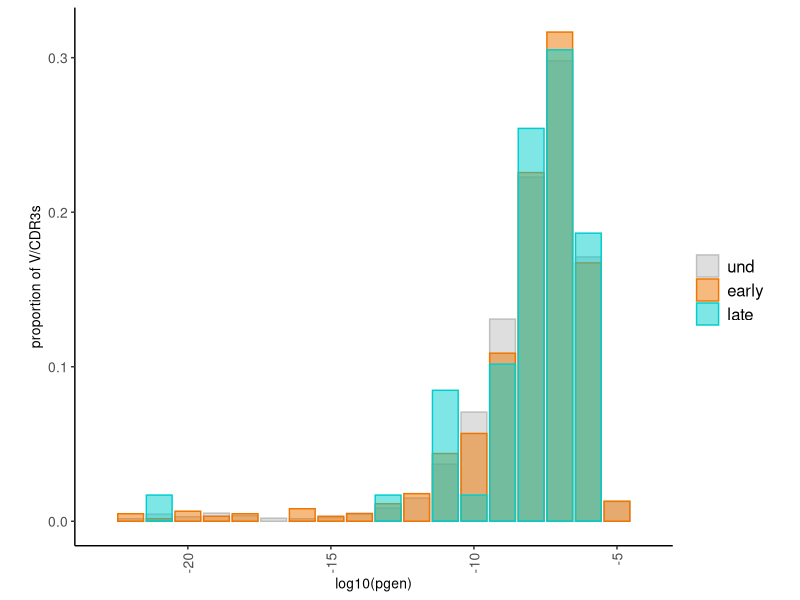
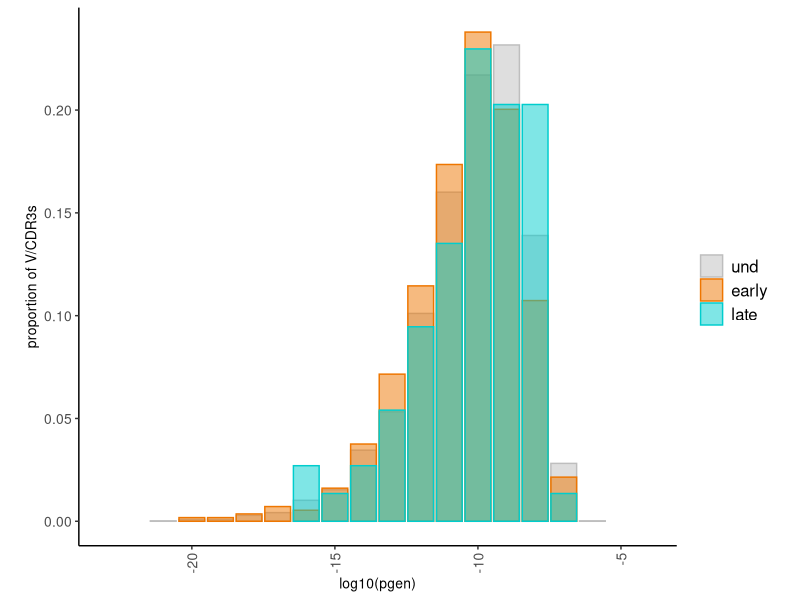
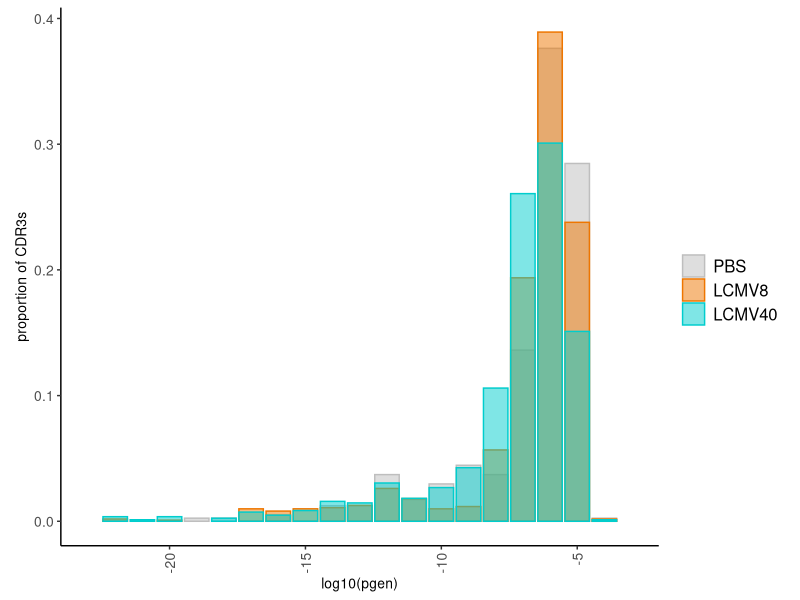
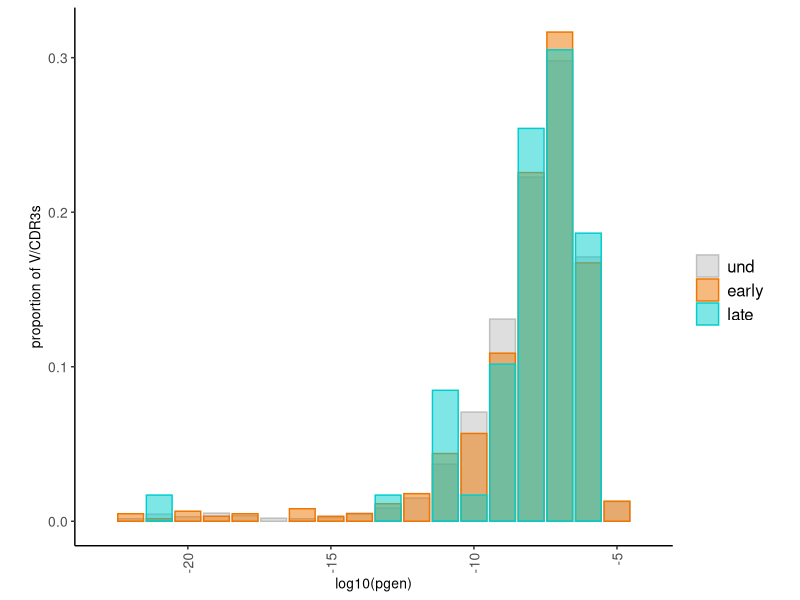
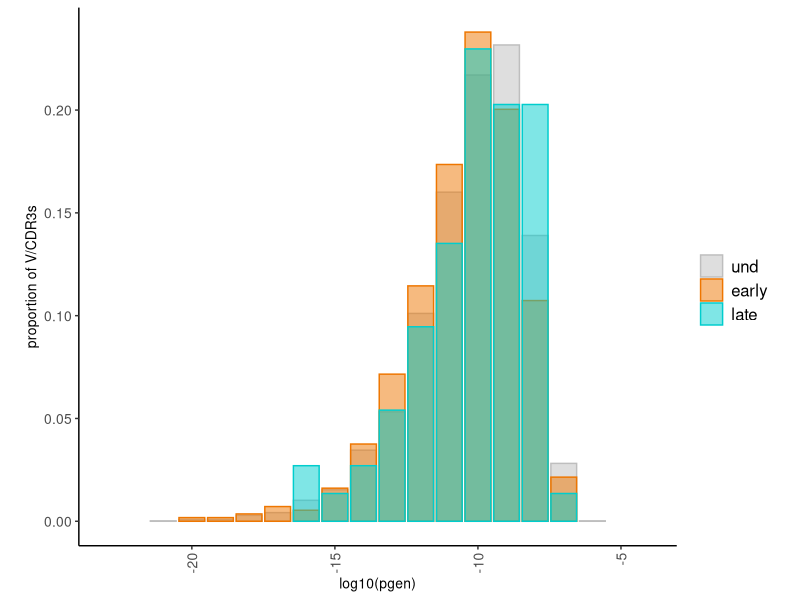
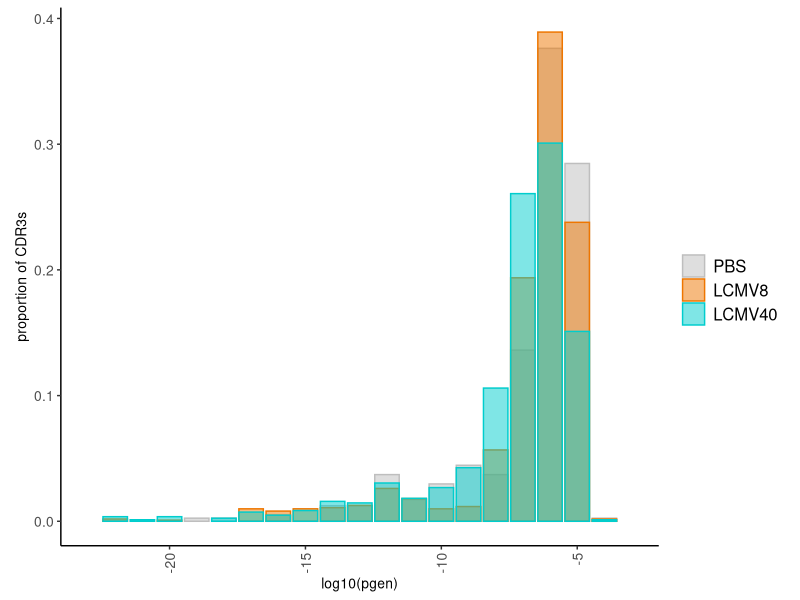

Source code (R) for these figures, in order:
# HCW alpha pgen

library(ggplot2)
library(plyr)

dfa<-read.csv("data/output_data/exp_A_wide5_pgen.csv")
dfa<-dfa[dfa$pgen>0,]
dfa<-dfa[!duplicated(dfa[,c("v_call", "junction_aa")]),]
dfa$pgen<-as.numeric(as.character(dfa$pgen))
dfa$pgen_log10<-round(log10(dfa$pgen))
dfa$pgen_log10<-as.numeric(as.character(dfa$pgen_log10))
dfa$max_timepoint_class<-factor(dfa$max_timepoint_class, 
                                levels=c("und", "early", "late"))

dfa.new<-ddply(dfa,.(max_timepoint_class),summarise,
               prop=prop.table(table(pgen_log10)),
               pgen_log10=names(table(pgen_log10)))
dfa.new$pgen_log10<-as.numeric(as.character(dfa.new$pgen_log10))
dfa.new$max_timepoint_class<-factor(dfa.new$max_timepoint_class, 
                                levels=c("und", "early", "late"))

p<-ggplot(dfa.new,aes(x = pgen_log10, fill=max_timepoint_class, color=max_timepoint_class))+
  geom_bar(aes(y=prop), stat="identity", position="identity", alpha = 0.5) +
  scale_fill_manual(values = c(early = "darkorange2", late = "cyan3", und='grey')) +
  scale_color_manual(values = c(early = "darkorange2", late = "cyan3", und='grey')) +
  xlim(-23,-4) +
  labs(x = "log10(pgen)", y = "proportion of V/CDR3s", fill = "", color = "") +
  theme_classic() + # keep the theme consistent for all our plots
  theme(axis.text=element_text(size=10),
        axis.title=element_text(size=10),
        title=element_text(size=14),
        axis.text.x = element_text(angle = 90, vjust = 0.5, hjust=1),
        legend.text=element_text(size=12)) + theme(aspect.ratio = 0.9)

svg("output_figures/pgen_HCWa.svg")
print(p)
dev.off()

dfb<-read.csv("data/output_data/exp_B_wide5_pgen.csv")
dfb<-dfb[dfb$pgen>0,]
dfb<-dfb[!duplicated(dfb[,c("v_call", "junction_aa")]),]
dfb$pgen<-as.numeric(as.character(dfb$pgen))
dfb$pgen_log10<-round(log10(dfb$pgen))
dfb$pgen_log10<-as.numeric(as.character(dfb$pgen_log10))
dfb$max_timepoint_class<-factor(dfb$max_timepoint_class, 
                                levels=c("und", "early", "late"))

dfb.new<-ddply(dfb,.(max_timepoint_class),summarise,
               prop=prop.table(table(pgen_log10)),
               pgen_log10=names(table(pgen_log10)))
dfb.new$pgen_log10<-as.numeric(as.character(dfb.new$pgen_log10))
dfb.new$max_timepoint_class<-factor(dfb.new$max_timepoint_class, 
                                    levels=c("und", "early", "late"))

p1<-ggplot(dfb.new,aes(x = pgen_log10, fill=max_timepoint_class, color=max_timepoint_class))+
  geom_bar(aes(y=prop), stat="identity", position="identity", alpha = 0.5) +
  scale_fill_manual(values = c(early = "darkorange2", late = "cyan3", und='grey')) +
  scale_color_manual(values = c(early = "darkorange2", late = "cyan3", und='grey')) +
  labs(x = "log10(pgen)", y = "proportion of V/CDR3s", fill = "", color = "") +
  xlim(-23,-4) +
  theme_classic() + # keep the theme consistent for all our plots
  theme(axis.text=element_text(size=10),
        axis.title=element_text(size=10),
        title=element_text(size=14),
        axis.text.x = element_text(angle = 90, vjust = 0.5, hjust=1),
        legend.text=element_text(size=12)) + theme(aspect.ratio = 0.9)
svg("output_figures/pgen_HCWb.svg")
print(p1)
dev.off()

lcmv<-read.csv("data/output_data/LCMV_pgen.csv")
lcmv<-lcmv[lcmv$pgen>0,]
lcmv$pgen<-as.numeric(as.character(lcmv$pgen))
lcmv$pgen_log10<-round(log10(lcmv$pgen))
lcmv$pgen_log10<-as.numeric(as.character(lcmv$pgen_log10))
lcmv$condition<-factor(lcmv$condition, 
                                levels=c("PBS", "LCMV8", "LCMV40"))

lcmv.new<-ddply(lcmv,.(condition),summarise,
               prop=prop.table(table(pgen_log10)),
               pgen_log10=names(table(pgen_log10)))
lcmv.new$pgen_log10<-as.numeric(as.character(lcmv.new$pgen_log10))
lcmv.new$condition<-factor(lcmv.new$condition, 
                                     levels=c("PBS", "LCMV8", "LCMV40"))

p2<-ggplot(lcmv.new,aes(x = pgen_log10, fill=condition, color=condition))+
  geom_bar(aes(y=prop), stat="identity", position="identity", alpha = 0.5) +
  scale_fill_manual(values = c(LCMV8 = "darkorange2", LCMV40 = "cyan3", PBS='grey'))+
  scale_color_manual(values = c(LCMV8 = "darkorange2", LCMV40 = "cyan3", PBS='grey')) +
  xlim(-23,-3) +
  labs(x = "log10(pgen)", y = "proportion of CDR3s", fill = "", color = "") +
  theme_classic() + # keep the theme consistent for all our plots
  theme(axis.text=element_text(size=10),
        axis.title=element_text(size=10),
        title=element_text(size=14),
        axis.text.x = element_text(angle = 90, vjust = 0.5, hjust=1),
        legend.text=element_text(size=12)) + theme(aspect.ratio = 0.9)
svg("output_figures/pgen_LCMV.svg")
print(p2)
dev.off()

print(p)
print(p1)
print(p2)